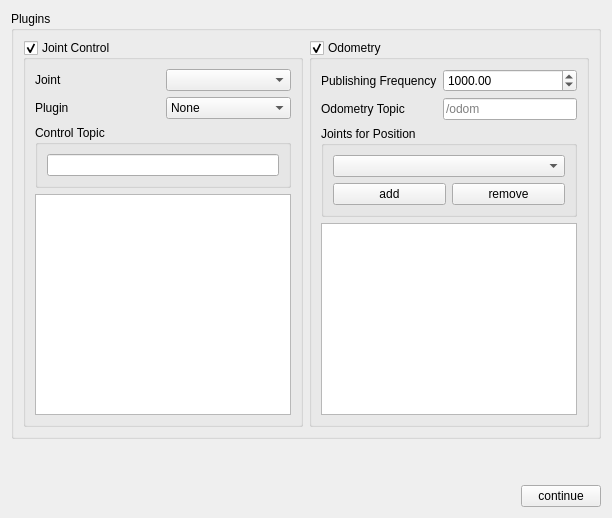
            <widget class="QWidget" name="page_4">
             <layout class="QGridLayout" name="gridLayout_25">
              <item row="0" column="0">
               <widget class="QGroupBox" name="groupBox_12">
                <property name="title">
                 <string>Plugins</string>
                </property>
                <layout class="QGridLayout" name="gridLayout_23" columnstretch="0,0">
                 <item row="0" column="0">
                  <layout class="QVBoxLayout" name="verticalLayout_19" stretch="0">
                   <property name="rightMargin">
                    <number>0</number>
                   </property>
                   <item>
                    <widget class="QGroupBox" name="groupBox_18">
                     <property name="title">
                      <string>Joint Control</string>
                     </property>
                     <property name="checkable">
                      <bool>true</bool>
                     </property>
                     <layout class="QGridLayout" name="gridLayout_24">
                      <item row="0" column="0">
                       <layout class="QGridLayout" name="gridLayout_26">
                        <item row="0" column="1">
                         <widget class="QComboBox" name="comboBox_8"/>
                        </item>
                        <item row="0" column="0">
                         <widget class="QLabel" name="label_17">
                          <property name="text">
                           <string>Joint</string>
                          </property>
                         </widget>
                        </item>
                        <item row="1" column="0">
                         <widget class="QLabel" name="label_18">
                          <property name="text">
                           <string>Plugin</string>
                          </property>
                         </widget>
                        </item>
                        <item row="1" column="1">
                         <widget class="QComboBox" name="comboBox_9">
                          <item>
                           <property name="text">
                            <string>None</string>
                           </property>
                          </item>
                          <item>
                           <property name="text">
                            <string>ApplyJointForce</string>
                           </property>
                          </item>
                         </widget>
                        </item>
                       </layout>
                      </item>
                      <item row="1" column="0">
                       <widget class="QGroupBox" name="groupBox_19">
                        <property name="title">
                         <string>Control Topic</string>
                        </property>
                        <layout class="QGridLayout" name="gridLayout_27">
                         <item row="0" column="0">
                          <widget class="QLineEdit" name="lineEdit_6"/>
                         </item>
                        </layout>
                       </widget>
                      </item>
                      <item row="2" column="0">
                       <widget class="QListView" name="listView_2"/>
                      </item>
                     </layout>
                    </widget>
                   </item>
                  </layout>
                 </item>
                 <item row="0" column="1">
                  <widget class="QGroupBox" name="groupBox_13">
                   <property name="title">
                    <string>Odometry</string>
                   </property>
                   <property name="checkable">
                    <bool>true</bool>
                   </property>
                   <layout class="QGridLayout" name="gridLayout_29">
                    <item row="0" column="0">
                     <layout class="QFormLayout" name="formLayout">
                      <item row="1" column="0">
                       <widget class="QLabel" name="label_19">
                        <property name="text">
                         <string>Publishing Frequency</string>
                        </property>
                       </widget>
                      </item>
                      <item row="1" column="1">
                       <widget class="QDoubleSpinBox" name="doubleSpinBox_19">
                        <property name="maximum">
                         <double>99999.990000000005239</double>
                        </property>
                        <property name="singleStep">
                         <double>5.000000000000000</double>
                        </property>
                        <property name="value">
                         <double>1000.000000000000000</double>
                        </property>
                       </widget>
                      </item>
                      <item row="2" column="0">
                       <widget class="QLabel" name="label_20">
                        <property name="text">
                         <string>Odometry Topic</string>
                        </property>
                       </widget>
                      </item>
                      <item row="2" column="1">
                       <widget class="QLineEdit" name="lineEdit_7">
                        <property name="placeholderText">
                         <string>/odom</string>
                        </property>
                       </widget>
                      </item>
                     </layout>
                    </item>
                    <item row="2" column="0">
                     <widget class="QListView" name="listView"/>
                    </item>
                    <item row="1" column="0">
                     <widget class="QGroupBox" name="groupBox_22">
                      <property name="title">
                       <string>Joints for Position</string>
                      </property>
                      <layout class="QGridLayout" name="gridLayout_31">
                       <item row="1" column="0">
                        <widget class="QPushButton" name="pushButton_7">
                         <property name="text">
                          <string>add</string>
                         </property>
                        </widget>
                       </item>
                       <item row="1" column="1">
                        <widget class="QPushButton" name="pushButton_8">
                         <property name="text">
                          <string>remove</string>
                         </property>
                        </widget>
                       </item>
                       <item row="0" column="0" colspan="2">
                        <widget class="QComboBox" name="comboBox_10"/>
                       </item>
                      </layout>
                     </widget>
                    </item>
                   </layout>
                  </widget>
                 </item>
                </layout>
               </widget>
              </item>
              <item row="1" column="0">
               <layout class="QGridLayout" name="gridLayout_39">
                <property name="bottomMargin">
                 <number>0</number>
                </property>
                <item row="1" column="0">
                 <spacer name="horizontalSpacer_5">
                  <property name="orientation">
                   <enum>Qt::Horizontal</enum>
                  </property>
                  <property name="sizeHint" stdset="0">
                   <size>
                    <width>40</width>
                    <height>20</height>
                   </size>
                  </property>
                 </spacer>
                </item>
                <item row="0" column="0">
                 <spacer name="verticalSpacer_3">
                  <property name="orientation">
                   <enum>Qt::Vertical</enum>
                  </property>
                  <property name="sizeHint" stdset="0">
                   <size>
                    <width>20</width>
                    <height>40</height>
                   </size>
                  </property>
                 </spacer>
                </item>
                <item row="1" column="1">
                 <widget class="QPushButton" name="pushButton_12">
                  <property name="text">
                   <string>continue</string>
                  </property>
                 </widget>
                </item>
               </layout>
              </item>
             </layout>
            </widget>
